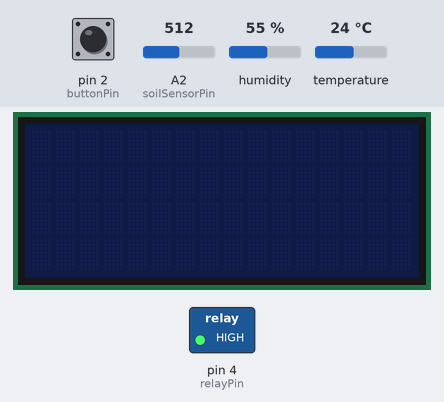
Recording of a program running on a simulated Arduino Uno, built with avr-gcc and run on an emulated ATmega328P. Shown: 16×4 character LCD, switched loads named in the program (green lamp = pin HIGH). Inputs (shaded band) come from the test bench; at power-on: pin 2 (buttonPin) LOW, A2 (soilSensorPin) = 512, humidity 55 %, temperature 24 °C. What the program prints to the serial monitor is not drawn.

Above: at 0.1 s.
Timing chart, 0 to 66.4 s (numbered marks = the images above):
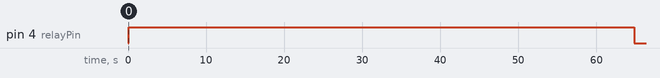

Measured:
- by itself, pin 4 (relayPin): LOW → HIGH at 0.07 s, → LOW 64.8 s later

The program:

main.cpp
```cpp
#include <Arduino.h>
#include <Wire.h>
#include <Adafruit_Sensor.h>
#include <DHT.h>
#include <DHT_U.h>
#include <LiquidCrystal_I2C.h>

//pin setup
#define buttonPin 2
#define relayPin 4
#define DHTPIN 7
int soilSensorPin = A2;

// relay timings all in seconds
// WATERING is the preset watering time
// ADJUSTED_WATERING is the actual watering time after adjusting for conditions
// LOOP is total loop time
float WATERING  = 45;
float ADJUSTED_WATERING  = WATERING;
float LOOP  = 86400; //24h so that watering happens once per day

#define DHTTYPE DHT11
DHT_Unified dht(DHTPIN,DHTTYPE);

LiquidCrystal_I2C lcd(0x27, 16, 4);

float readSoilHumidity(){
  Serial.print(analogRead(soilSensorPin));
  Serial.print(" ");
  return ( 100 - ( (analogRead(soilSensorPin)/1023.00) * 100 ));
}

void toggleRelay(float time){
  digitalWrite(relayPin,HIGH);
  delay(time*1000);
  digitalWrite(relayPin,LOW);
}

void printAirData(){
  sensors_event_t event;

  dht.temperature().getEvent(&event);
  lcd.setCursor(0,0);
  if (isnan(event.temperature)) {
    lcd.println(F("Error!"));
  }
  else {
    lcd.print("Temperature:  ");
    lcd.print(event.temperature, 1);
    lcd.print("C ");
  }

  dht.humidity().getEvent(&event);
  lcd.setCursor(0,1);
  if (isnan(event.relative_humidity)) {
    lcd.println(F("Error!"));
  }
  else{
    lcd.print(" Humidity:    ");
    lcd.print( event.relative_humidity , 1);
    lcd.print("% ");
  }
}

void toggleWateringTime(){
  if(digitalRead(buttonPin) == HIGH){
    WATERING+=5;
  }
    Serial.print(digitalRead(buttonPin));
  if(WATERING > 60)
    WATERING=20;
}

void  adjustWateringForConditions(){
  ADJUSTED_WATERING = WATERING;

  sensors_event_t event;
  dht.temperature().getEvent(&event);
  dht.humidity().getEvent(&event);

  if(readSoilHumidity() < 30)
    ADJUSTED_WATERING*=1.3;
  if(readSoilHumidity() > 70)
    ADJUSTED_WATERING*=0.7;

  if(event.relative_humidity < 30)
    ADJUSTED_WATERING*=1.1;

  if(event.temperature > 25){
    ADJUSTED_WATERING*=1.2;
      if(event.temperature > 30){
        ADJUSTED_WATERING*=1.2;
      }
  }

}


void setup() {
  Serial.begin(9600);

  lcd.init();
  lcd.noBacklight();
  dht.begin();

  pinMode(soilSensorPin, INPUT);
  pinMode(buttonPin, INPUT);
  pinMode(relayPin, OUTPUT);

  digitalWrite(relayPin,LOW);
}

//used for turning on the screen
bool backlight = 0;
float backlightTimer;

void loop() {;
  adjustWateringForConditions();
  toggleRelay( ADJUSTED_WATERING);

  if(backlight == 1)
    backlightTimer-=ADJUSTED_WATERING*2;

  for(float i=0.0f;i<=2*LOOP-2*ADJUSTED_WATERING; i+=1.0f){
    // enable changing watering time if backlight is on
    if(backlight == 1){
      toggleWateringTime();
      backlightTimer--;
    }
    // if backlightTimer has ran out disable backlight
    if(backlightTimer <= 0){
      lcd.noBacklight();
      backlight = 0;
    }
    // if button is pressed reset backlight timer to 15s
    if(digitalRead(buttonPin) == HIGH){
      lcd.backlight();
      backlight = 1;
      backlightTimer = 30;
    }

    printAirData();

    lcd.setCursor(0,2);
    lcd.print("Watering time: ");
    lcd.print(WATERING, 1);
    lcd.print("s ");

    lcd.setCursor(0,3);
    lcd.print("Soil Humidity: ");
    lcd.print(readSoilHumidity(), 1);
    lcd.print("% ");

    // check for input and display sensor reading every 500ms
    delay(500);
  }
}
```
